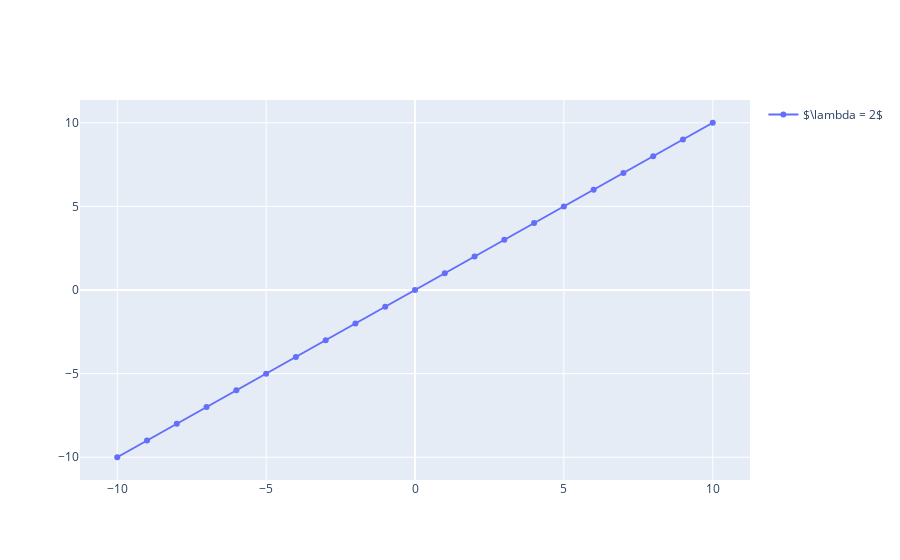

The code cell stored with this chart in its notebook:
### Code cell
A = sp.Matrix([[1, 1], [-1, 3]])

plot2x2_eigspace(A)

### Figure 1 — Plotly figure (JSON) as saved in the notebook; plotly's stock layout.template omitted (floating-point values rounded to 4 significant figures)
{"data": [{"marker": {"size": 6}, "mode": "lines+markers", "name": "$\\lambda = 2$", "type": "scatter", "x": [-10, -9, -8, -7, -6, -5, -4, -3, -2, -1, 0, 1, 2, 3, 4, 5, 6, 7, 8, 9, 10], "y": [-10, -9, -8, -7, -6, -5, -4, -3, -2, -1, 0, 1, 2, 3, 4, 5, 6, 7, 8, 9, 10]}], "layout": {"autosize": true, "showlegend": true}}
